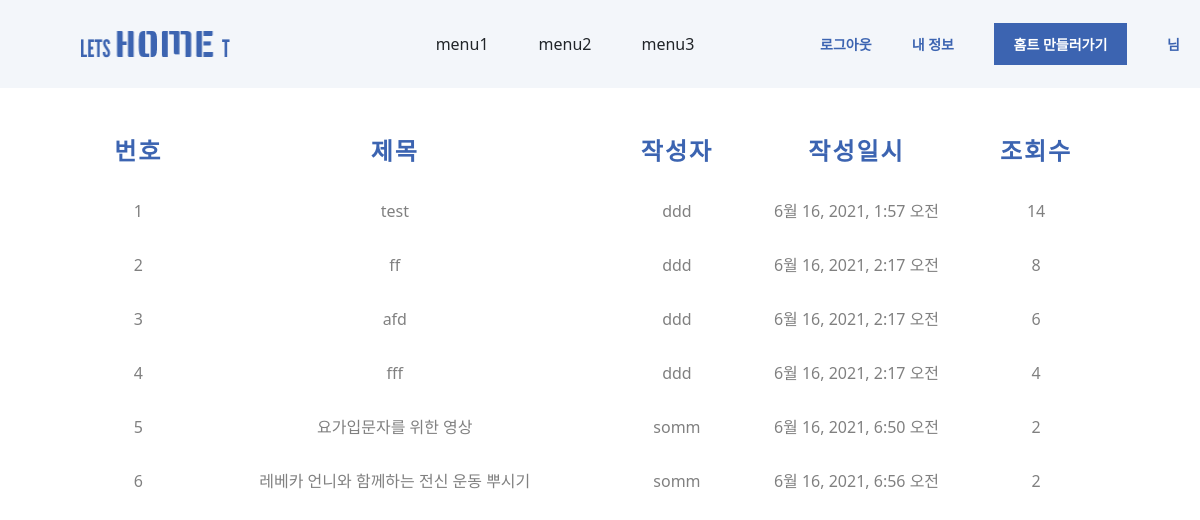
The app's page /postlist/ (signed in), older data.
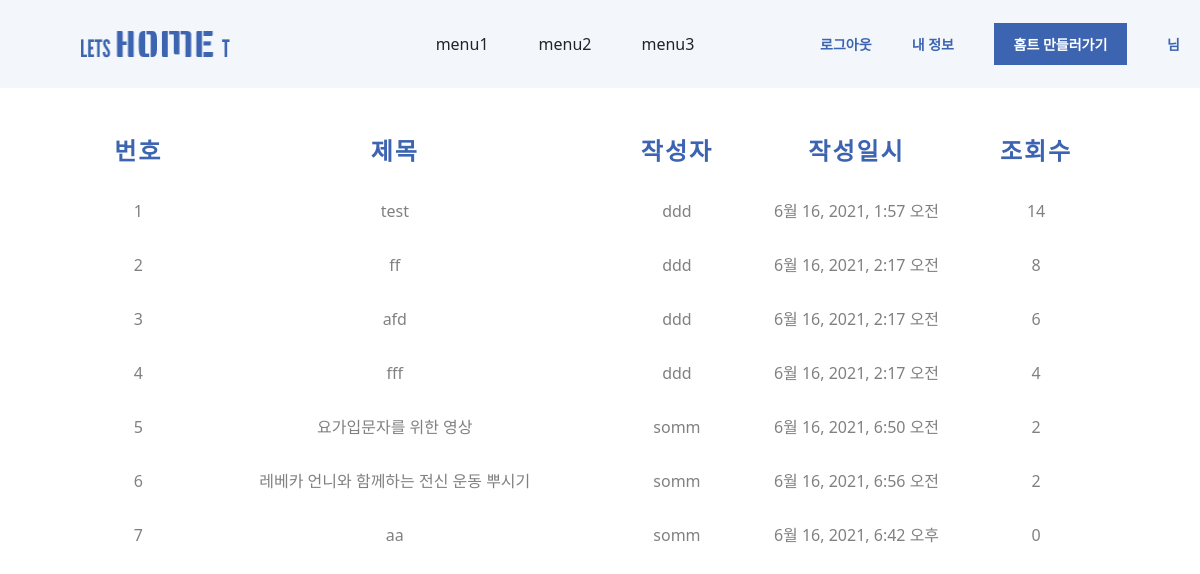
The same page, newer data.
### letshometApp/models.py (models this page shows, shortened)
class Recommend_Post(models.Model):
    post_num = models.IntegerField(primary_key = True,auto_created=True, null=False)
    title = models.CharField(max_length = 30)
    context = models.TextField()
    created_date = models.DateTimeField(auto_now_add=True)
    author = models.CharField(max_length = 30,null=True)
    like_num = models.IntegerField(default=0)
    hit_num = models.PositiveIntegerField(default=0)
    post_url1 = models.CharField(max_length=500, null=True)## change imageField --> url
    post_url2 = models.CharField(max_length=500, null=True)## change imageField --> url
    post_url3 = models.CharField(max_length=500, null=True)## change imageField --> url

### letshometApp/views.py (the view)
# urls.py: path('postlist/', postlist, name='postlist'),
def postlist(request):
    posts = Recommend_Post.objects.all()
    return render(request, 'postlist.html', {'posts':posts})

### letshometApp/templates/postlist.html (shortened to what this page needs)
{% extends 'base.html' %} {%block content%}
<head>
  {% load static %} {% block extrahead %}
  <link rel="stylesheet" href='{% static "css/postlist.css" %}' />
  <link
    href="https://cdn.jsdelivr.net/npm/bootstrap@5.0.1/dist/css/bootstrap.min.css"
    rel="stylesheet"
  />
  {% endblock %}
</head>
<body>
  <div class="main_wrap">
    <div class="main">
      <div class="main_list">
          <table class="list_table">
            <thead>
              <tr class="table_head">
                <th scope="col">번호</th>
                <th scope="col">제목</th>
                <th scope="col">작성자</th>
                <th scope="col">작성일시</th>
                <th scope="col">조회수</th>
              </tr>
            </thead>
            <tbody>
              {% for post in posts %}
              <tr class="table_body">
                <td scope="row">{{forloop.counter}}</td>
                <td>
                  <a href="{% url 'detail' post.post_num %}">{{post.title}}</a>
                </td>
                <td>{{post.author}}</td>
                <td>{{post.created_date}}</td>
                <td>{{post.hit_num}}</td>
              </tr>
              {% endfor %}
            </tbody>
          </table>
      </div>
</body>
{% endblock%}

Row changes from the older to the newer data that the page shows:
added Recommend_Post: title "aa", author "somm", created_date "6월 16, 2021, 6:42 오후", hit_num "0"
